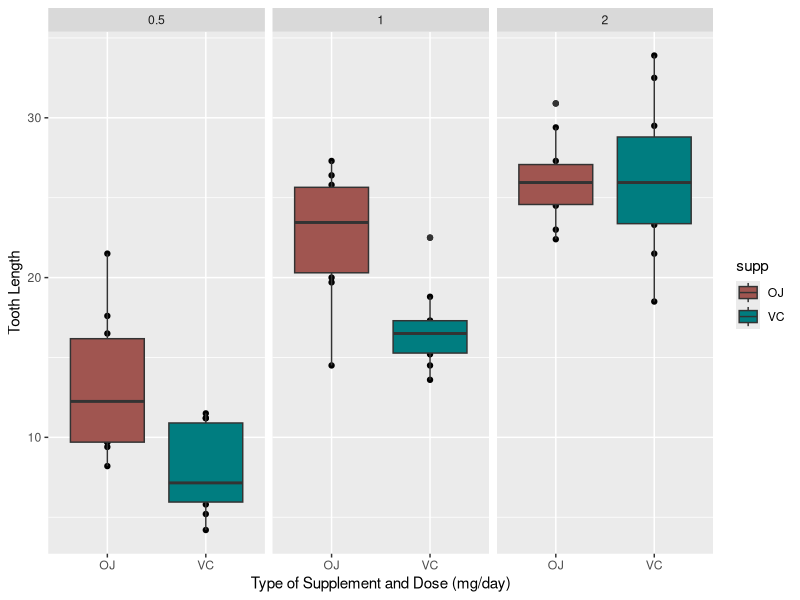

Generate this figure with R:
## ---- chunk 1
knitr::opts_chunk$set(echo = TRUE)
## ---- chunk 2
head(ToothGrowth)

str(ToothGrowth)

summary(ToothGrowth)
## ---- chunk 3
require(ggplot2)
qplot(supp,len, data=ToothGrowth, 
      #geom="boxplot", 
      ylab="Tooth Length", 
      xlab="Type of Supplement and Dose (mg/day)", 
      facets=~dose 
) + geom_boxplot(aes(fill = supp)) + scale_fill_hue(c=55, l=45)

## ---- chunk 4

#Subset the data
lenOJ<-subset(ToothGrowth, supp=="OJ",select = len)
lenVC<-subset(ToothGrowth, supp=="VC", select =len)

#Use T-Test One tailed with unequal variance and a 95% confidence interval (assumes a normal distribution)
t.test(lenOJ,lenVC,alternative = "greater")
## ---- chunk 5

#Subset the data
lenOJ0.5<-subset(ToothGrowth, supp=="OJ" & dose==0.5, select = len) 
lenVC0.5<-subset(ToothGrowth, supp=="VC" & dose==0.5, select =len)
lenOJ1<-subset(ToothGrowth, supp=="OJ" & dose==1, select = len) 
lenVC1<-subset(ToothGrowth, supp=="VC" & dose==1, select =len)
lenOJ2<-subset(ToothGrowth, supp=="OJ" & dose==2, select = len) 
lenVC2<-subset(ToothGrowth, supp=="VC" & dose==2, select =len)

#Use T-Test One tailed with unequal variance and a 95% confidence interval (assumes a normal distribution)

#Test the effect of supplement type at the 0.5 mg/day dosage
t.test(lenOJ0.5,lenVC0.5,alternative = "greater")
#Test the effect of supplement type at the 1 mg/day dosage
t.test(lenOJ1,lenVC1,alternative = "greater")
#Test the effect of supplement type at the 2 mg/day dosage
t.test(lenOJ2,lenVC2,alternative = "greater")
## ---- chunk 6

#Subset the data
lenLowD<-subset(ToothGrowth, dose==0.5,select = len)
lenMidD<-subset(ToothGrowth, dose==1, select =len)
lenHighD<-subset(ToothGrowth, dose==2, select =len)

#Use T-Test One tailed with unequal variance and a 95% confidence interval (assumes a normal distribution)
t.test(lenHighD,lenLowD,alternative = "greater")
## ---- chunk 7

#Test the 0.5 to 1 mg/day increase
t.test(lenMidD,lenLowD,alternative = "greater")
#Test the 1 to 2 mg/day increase
t.test(lenHighD,lenMidD,alternative = "greater")

